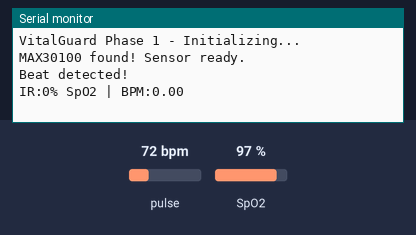
A sketch run on a simulated ESP32. On the bench: the last lines printed to the serial monitor. Inputs (shaded band) come from the test bench; at power-on: pulse 72 bpm, SpO2 97 %.

Above: at 1.2 s.
1.3 s: pulse set to 42 bpm
At 2.7 s:
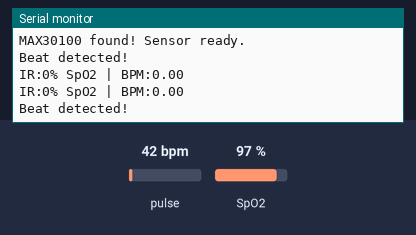
2.8 s: SpO2 set to 80 %
At 3.6 s:
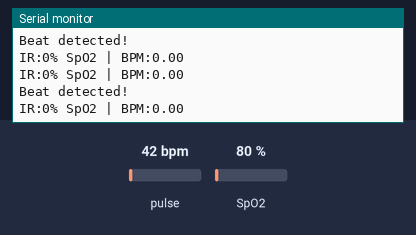
4.3 s: pulse set to 70 bpm
At 7.8 s:
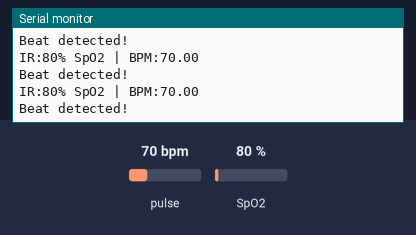
Timing chart, 0 to 9.3 s (numbered marks = the images above; inputs shaded):
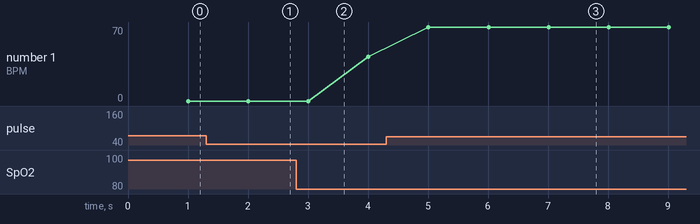

Measured:
- after the input at 4.3 s, the serial monitor: prints a new line after 0.71 s (image 3)
- plotted number 1: 42 → 70 after the input at 4.3 s

The sketch:

sketch_mar19a.ino
```cpp
#include <Wire.h>
#include "MAX30100_PulseOximeter.h"

PulseOximeter pox;

uint32_t tsLastReport = 0;

void onBeatDetected() {
    Serial.println("Beat detected!");
}

void setup() {
    Serial.begin(115200);
    Serial.println("VitalGuard Phase 1 - Initializing...");

    Wire.begin(21, 22);

    if (!pox.begin()) {
        Serial.println("ERROR: MAX30100 not found!");
        Serial.println("Check wiring:");
        Serial.println("  SDA -> GPIO 21");
        Serial.println("  SCL -> GPIO 22");
        Serial.println("  VIN -> 3V3");
        Serial.println("  GND -> GND");
        while(true);
    }

    Serial.println("MAX30100 found! Sensor ready.");
    pox.setOnBeatDetectedCallback(onBeatDetected);
}

void loop() {
    pox.update();

    if (millis() - tsLastReport > 1000) {
        Serial.print("IR:");
        Serial.print(pox.getSpO2());
        Serial.print("% SpO2 | BPM:");
        Serial.println(pox.getHeartRate());
        tsLastReport = millis();
    }
}
```
